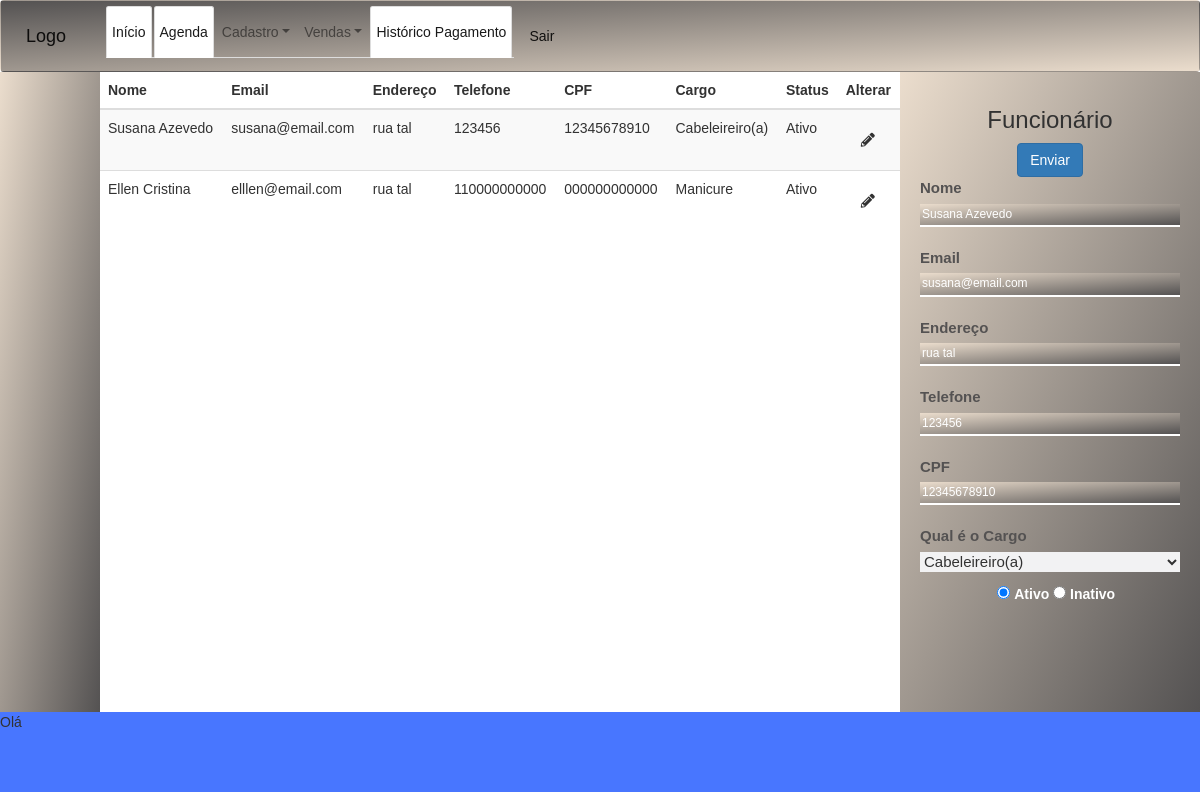
The page /alterar_funcionario/1 (signed in) on the database its author committed.
### tables this page shows
CREATE TABLE funcionario (
    id_funcionario INTEGER PRIMARY KEY AUTOINCREMENT,
    id_cargo INTEGER NOT NULL,
    nome VARCHAR(50) NOT NULL,
    cpf VARCHAR(14) NOT NULL,
    email VARCHAR(50) NOT NULL,
    endereco VARCHAR(50) NOT NULL,
    telefone VARCHAR(12) NOT NULL,
    status VARCHAR(7) NOT NULL,
    UNIQUE(email),
    FOREIGN KEY (id_cargo) REFERENCES cargo(id_cargo)
);

CREATE TABLE cargo (
    id_cargo INTEGER PRIMARY KEY AUTOINCREMENT,
    nome_cargo VARCHAR(50) NOT NULL
);

### app.py (the view)
@app.route("/alterar_funcionario/<int:id_funcionario>", methods = ["GET"])
def alterar_funcionario_api(id_funcionario):
    logado = autenticar_login()
    if logado is None:
        return redirect("/")
    funcionario = db_consultar_funcionario(id_funcionario)
    cargos = db_listar_cargo()
    lista2 = db_historico_funcionario()
    if agendamento is None:
        return render_template("meu_agendamento.html", mensagem = f"Esse cliente não existe."), 404
    return render_template("alterar-funcionario.html",  funcionario = funcionario, cargos = cargos, funci = lista2)

### app.py (called while the page is built)
def autenticar_login():
    login = request.cookies.get("login", "")
    senha = request.cookies.get("senha", "")
    return db_fazer_login_admin(login, senha)

def row_to_dict(description, row):
    if row is None: return None
    d = {}
    for i in range(0, len(row)):
        d[description[i][0]] = row[i]
    return d

def rows_to_dict(description, rows):
    result = []
    for row in rows:
        result.append(row_to_dict(description, row))
    return result

def conectar():
    return sqlite3.connect('agenda.db')

def db_fazer_login_admin(email, senha):
    with closing(conectar()) as con, closing(con.cursor()) as cur:
        cur.execute("SELECT email, senha, nome FROM tb_admin WHERE email = ? AND senha = ?", [email, senha])
        return row_to_dict(cur.description, cur.fetchone())

def db_consultar_funcionario(id_funcionario):
    with closing(conectar()) as con, closing(con.cursor()) as cur:
        cur.execute("SELECT f.id_funcionario, f.nome, f.email, f.endereco, f.telefone, f.cpf, cg.nome_cargo, f.status, cg.id_cargo FROM funcionario AS f inner join cargo As cg ON f.id_cargo = cg.id_cargo  where f.id_funcionario = ?",[id_funcionario])
        return row_to_dict(cur.description, cur.fetchone())

def db_historico_funcionario():
    with closing(conectar()) as con, closing(con.cursor()) as cur:
        cur.execute("SELECT f.id_funcionario, f.nome, f.email, f.endereco, f.telefone, f.cpf, cg.nome_cargo, f.status FROM funcionario AS f inner join cargo As cg ON f.id_cargo = cg.id_cargo")
        return rows_to_dict(cur.description, cur.fetchall())

def db_listar_cargo():
    with closing(conectar()) as con, closing(con.cursor()) as cur:
        cur.execute("SELECT id_cargo, nome_cargo FROM cargo")
        return rows_to_dict(cur.description, cur.fetchall())

### templates/alterar-funcionario.html (shortened to what this page needs)
{%extends 'base_admin.html'%}
 {% block head%} {{super()}}
<link rel="stylesheet" type="text/css" href="/static/css/style-cad_funcionario.css">
<link rel="stylesheet" href="https://pro.fontawesome.com/releases/v5.10.0/css/all.css"/>
{% endblock head%}
{% block content %}
<table class="table table-striped">
  <thead>
      <tr>
          <th>Nome</th>
          <th>Email</th>
          <th>Endereço</th>
          <th>Telefone</th>
          <th>CPF</th>
          <th>Cargo</th>
          <th>Status</th>
          <th>Alterar</th>
      </tr>
  </thead>
  <tbody >
      {% for f in funci %}
      <tr>
          <td >{{f.nome}}</td>
          <td>{{f.email}}</td>
          <td>{{f.endereco}}</td>
          <td>{{f.telefone}}</td>
          <td>{{f.cpf}}</td>
          <td>{{f.nome_cargo}}</td>
          <td>{{f.status}}</td>
          <td><a href="/alterar_funcionario/{{f.id_funcionario}}"><i class="fas fa-pencil-alt"></i></a>
          </td>
      </tr>
  {% endfor %}
  </tbody>
</table>
{% endblock content %}
{% block formularios %}
  <div class="formulario">
      <form action="/edicao_funcionario/{{funcionario['id_funcionario']}}" method="POST" class="text-center form-contato" class="was-validated">
          <h3 class=" ">Funcionário</h3>
          <button type="submit" class="btn btn-primary">Enviar</button>
          <label for="id_nome" class="form-label">Nome</label>
          <input type="text" id="id_nome" placeholder="Nome*" autocomplete="off" required autofocus class="input-fun" name="nome" value = "{{funcionario['nome']}}">
          <label for="id_email" class="form-label">Email</label>
          <input type="email" id="id_email" placeholder="Email*" autocomplete="off" required autofocus class="input-fun" name="email" value = "{{funcionario['email']}}">
          <label for="id_endereco" class="form-label">Endereço</label>
          <input type="text" id="id_endereco" placeholder="Endereço* " autocomplete="off" required autofocus class="input-fun" name="endereco"value = "{{funcionario['endereco']}}">
          <label for="id_telefone" class="form-label">Telefone</label>
          <input type="tel" id="id_telefone" placeholder="Telefone* " autocomplete="off" required autofocus class="input-fun" name="telefone" value = "{{funcionario['telefone']}}">
          <label for="id_cpf" class="form-label">CPF</label>
          <input type="text" id="id_cpf" placeholder="CPF* " autocomplete="off" required autofocus class="input-fun" name="cpf" value = "{{funcionario['cpf']}}">
          <div class="mb-3">
              <label for="id_cargo" class="form-label">Qual é o Cargo </label>
              <select name="id_cargo" id="id_cargo">
                  {% for c in cargos %}
                      <option value="{{c['id_cargo']}}"{% if c['id_cargo'] == funcionario['id_cargo'] %}selected="selected"{% endif %}>{{c['nome_cargo']}}</option>
                  {% endfor %}
              </select>
          </div>
          <div class="form-check">
              <input type="radio" id="id_status" name="status" checked="yes" value="Ativo">
              <label class="form-check-label" for="exampleRadios1">
                Ativo
              </label>
              <input type="radio" id="id_status" name="status" value="Inativo">
              <label class="form-check-label" for="exampleRadios1">
                Inativo
              </label>
          </div>
      </form>
  </div>
{% endblock formularios %}

### static/css/style-admin.css (style rules this page uses)
* { margin: 0; padding: 0; box-sizing: border-box; border: none; font-family: helvetica,'Poppins', sans-serif; color: #323232; border: none; }

### static/css/style-cad_funcionario.css (style rules this page uses)
* { margin: 0; padding: 0; box-sizing: border-box; border: none; font-family: helvetica; color: #323232; border: none; }
.formulario { padding: 15px 20px 15px 20px; text-align: center; width: 100%; height: 100%; background-image: linear-gradient(to bottom right, #ebddcd , #545252); }
.form-label { font-weight: bold; color: #545252; display: block; text-align: left; font-size: 15px; }
.input-fun { border-bottom: 2px solid #ffffff; padding: 2px; font-size: 1.2rem; margin-bottom: 20px; background-image: linear-gradient(to bottom right, #ebddcd , #545252); color: #fff; display: block; width: 100%; text-align: left; }
.form-check-label { font-weight: bold; color: #ffffff; }
i { padding: 1.5rem; }
select { width: 100%; height: 20px; font-size: 15px; background: #f2f2f3; }

### rows shown on the page
funcionario: nome "Susana Azevedo", email "susana@email.com", endereco "rua tal", telefone "123456", cpf "12345678910", nome_cargo "Cabeleireiro(a)", status "Ativo"
funcionario: nome "Ellen Cristina", email "elllen@email.com", endereco "rua tal", telefone "110000000000", cpf "000000000000", nome_cargo "Manicure", status "Ativo"

### other values the page prints
form field id_cargo "Cabeleireiro(a)"
